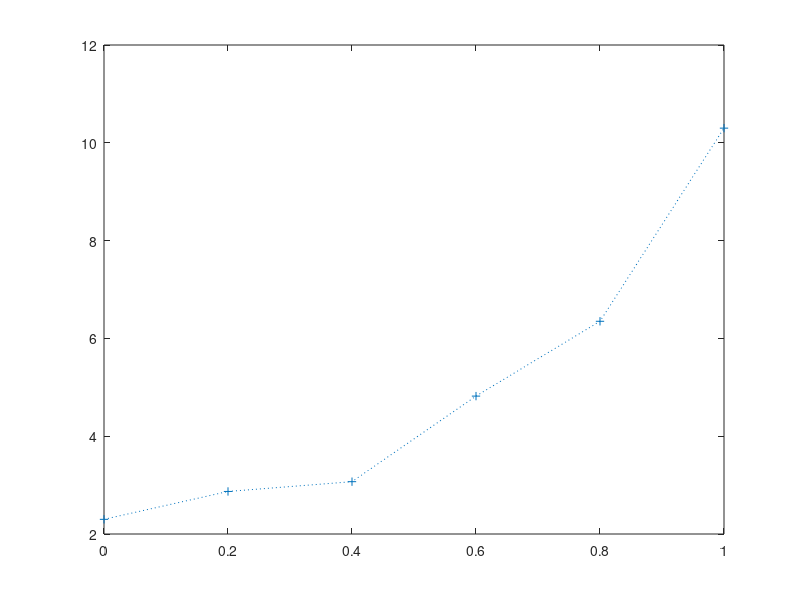

Recreate this plot in MATLAB. (Note: this script raises an error after producing the figure.)
% Phuong phap xap xi binh phuong cuc tieu voi lenh lsqcurvefit
% Xap xi so lieu theo ham: y=a*exp(b*x^2+c*x)
clear all; close all;clc
x=0:0.2:1;
y=[2.30 2.87 3.07 4.82 6.35 10.3];
figure(1);plot(x,y,'+:')
% Tim gan dung---------------
X=x;Y=log(y);
pp=polyfit(X,Y,2);
b0=pp(1);c0=pp(2);a0=exp(pp(3));
% Chinh xac--------------------
f=inline('A(1)*exp(A(2)*(x.^2)+A(3)*x)','A','x');
A0=[a0 b0 c0];
[An dAn]=lsqcurvefit(f,A0,x,y)
xx=linspace(0,1,100);yy=f(An,xx);
figure(2);
plot(xx,yy);hold on;
plot(x,y,'r*');hold off;